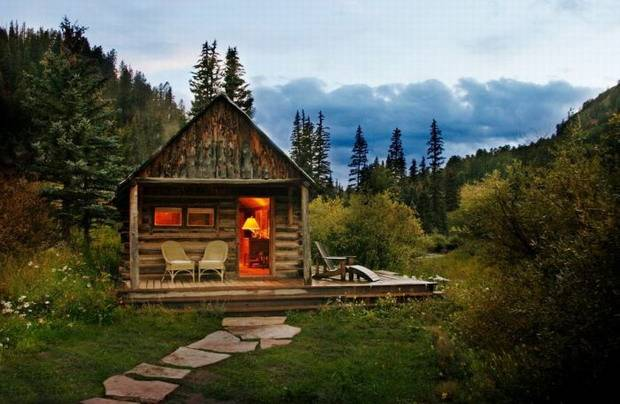
%> input picture data/data1.jpg, 620 x 404 px
$ octave --eval "result = edgedetection(imread('../data/data1.jpg'));"   (GNU Octave 9; MATLAB toolbox functions it lacks are replaced by stand-ins)
%> lines starting %> are read from the running program, lines starting %| are printed output that depends on the picture; in (x1, y1, x2, y2) boxes, pixels count from 0 and x2, y2 are one past the last pixel; in counts of white or black regions, pixels touching at a corner belong together; the program's own positions count from 1
### code/gaussianfilter.m
function [outim]=gaussianfilter(I)
sigma=1;
hsize=5*sigma;
h=fspecial('gaussian' ,hsize, sigma);
outim=imfilter(I,h);
end

### code/edgedetection.m
function [dog2]=edgedetection(I)
sigma=2;
hsize=sigma*5;
h=fspecial('gaussian', hsize, sigma);
g=fspecial('gaussian',hsize*1.2,sigma*1.3);
gauss1=imfilter(rgb2gray(I),h,'replicate');
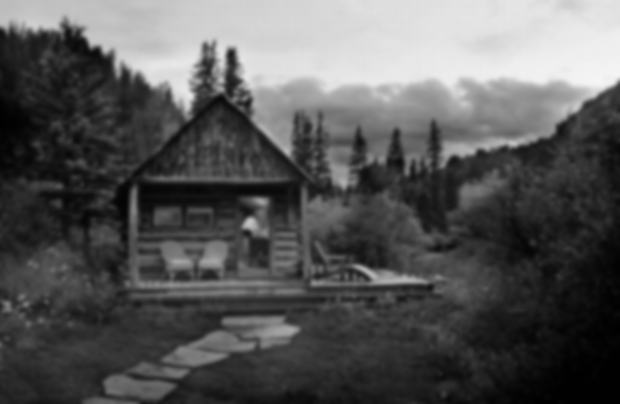
%> gauss1: size 404x620 uint8; min 0, max 245, mean 87.2
gauss2=imfilter(rgb2gray(I),g,'replicate');
I=gaussianfilter(I);
dog=gauss1-gauss2;
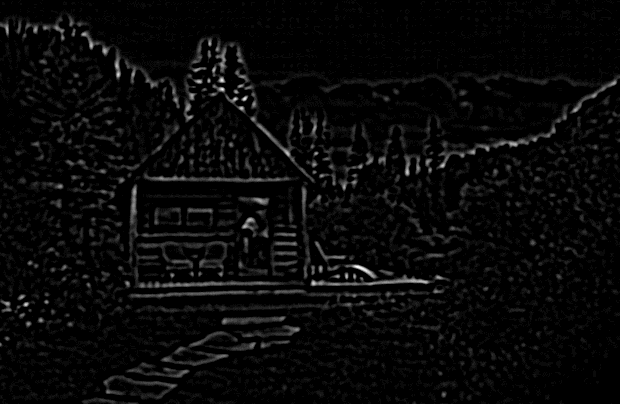
%> dog: size 404x620 uint8; min 0, max 22, mean 0.8; drawn with min black and max white
dog=dog.*rgb2gray(I);
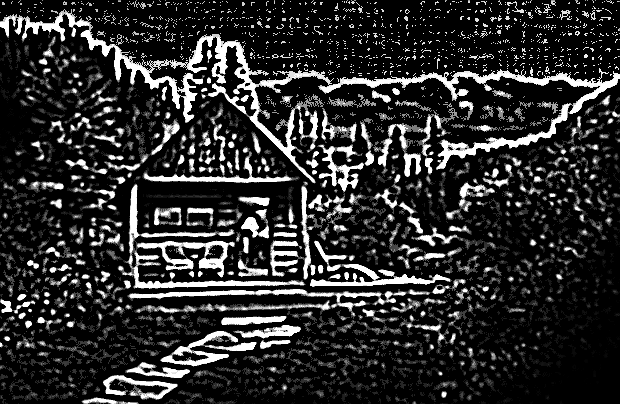
%> dog: size 404x620 uint8; min 0, max 255, mean 44.9
dog1=dog>200;
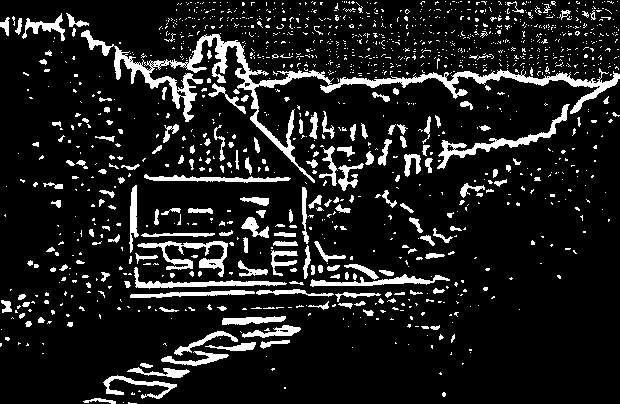
%> dog1: size 404x620 logical; 11.8% white; 1356 white regions (1165 under 20 px), largest, box (x1, y1, x2, y2) and area: (81, 30, 620, 183) 6473, (437, 104, 570, 169) 1076, (137, 241, 228, 277) 949
dog2=1-dog1;
end

$ run again, on data/data2.jpg
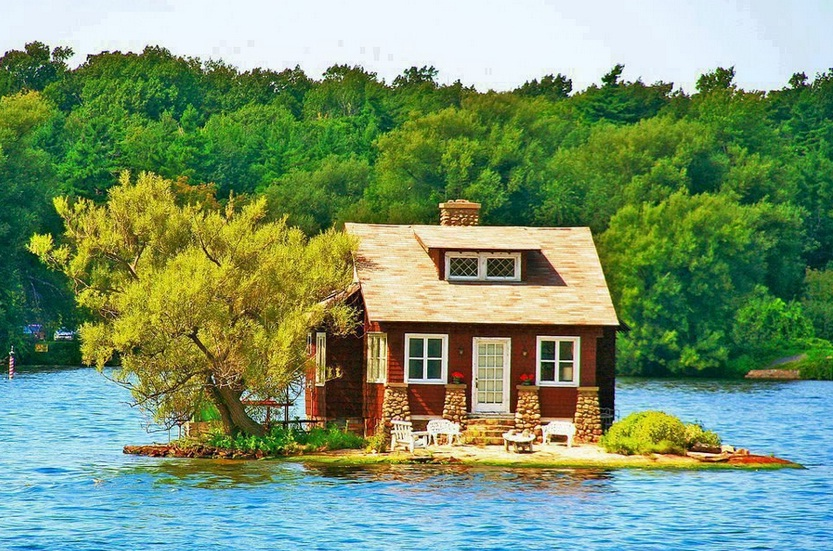
%> input picture data/data2.jpg, 833 x 551 px
%> in edgedetection, `gauss1=imfilter(rgb2gray(I),h,'replicate');`:
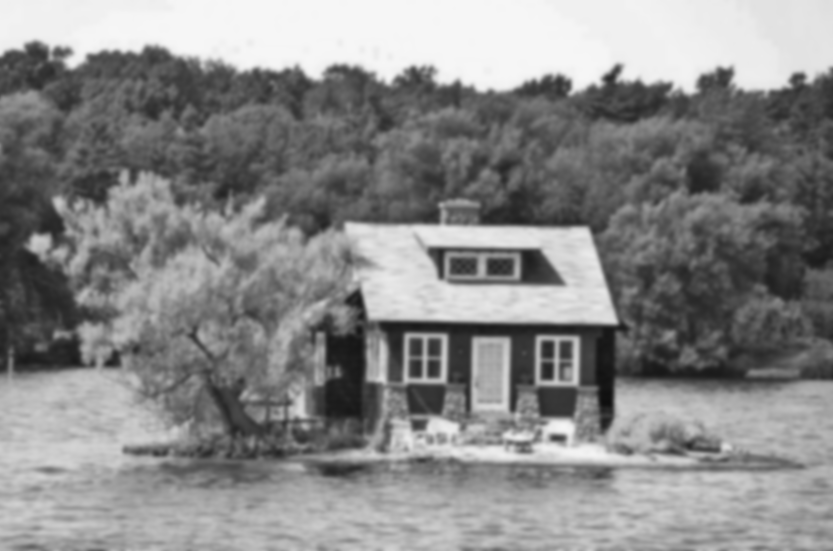
%> gauss1: size 551x833 uint8; min 15, max 246, mean 136.2
%> in edgedetection, `dog1=dog>200;`:
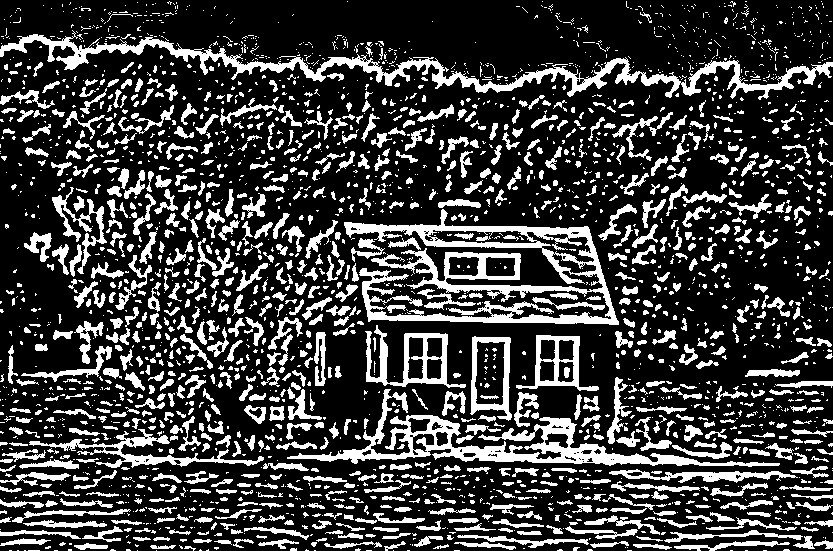
%> dog1: size 551x833 logical; 24.1% white; 2629 white regions (1730 under 20 px), largest, box (x1, y1, x2, y2) and area: (344, 209, 619, 325) 9999, (0, 30, 833, 100) 8162, (287, 389, 780, 467) 6747

$ run again, on data/data4.jpg
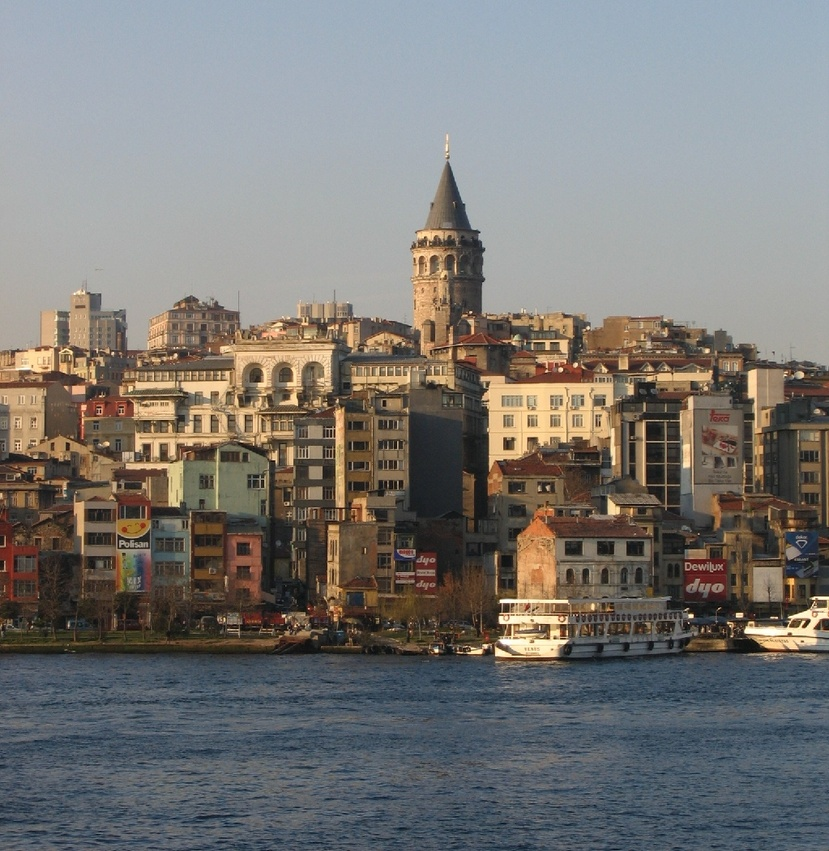
%> input picture data/data4.jpg, 829 x 851 px, shrunk from 1023 x 1050 before the run
%> in edgedetection, `dog=dog.*rgb2gray(I);`:
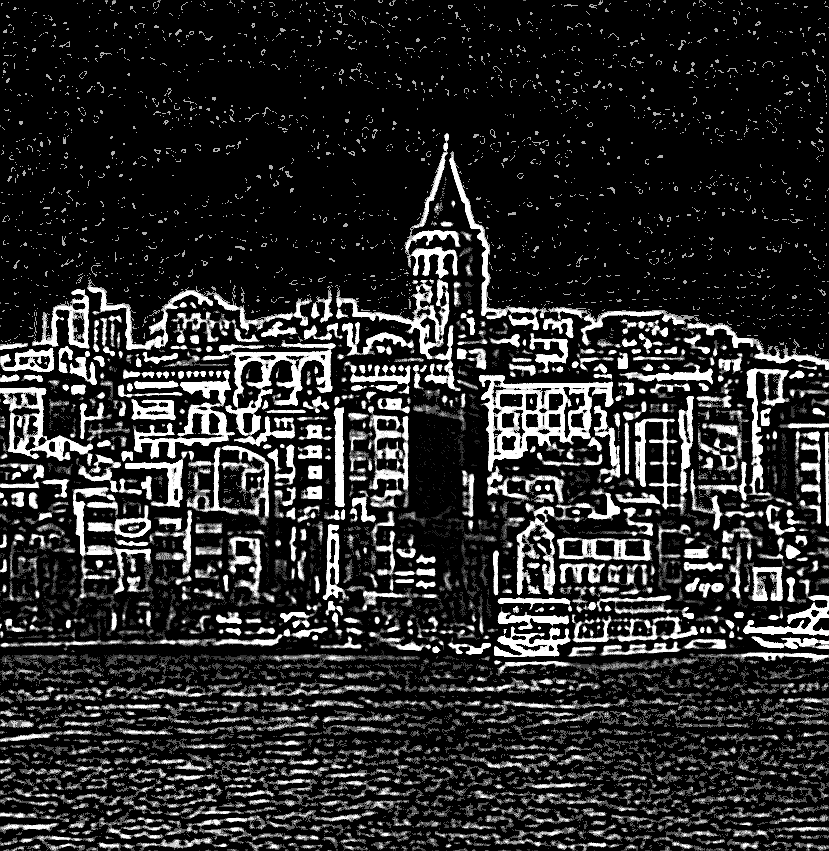
%> dog: size 851x829 uint8; min 0, max 255, mean 44
%> in edgedetection, `dog1=dog>200;`:
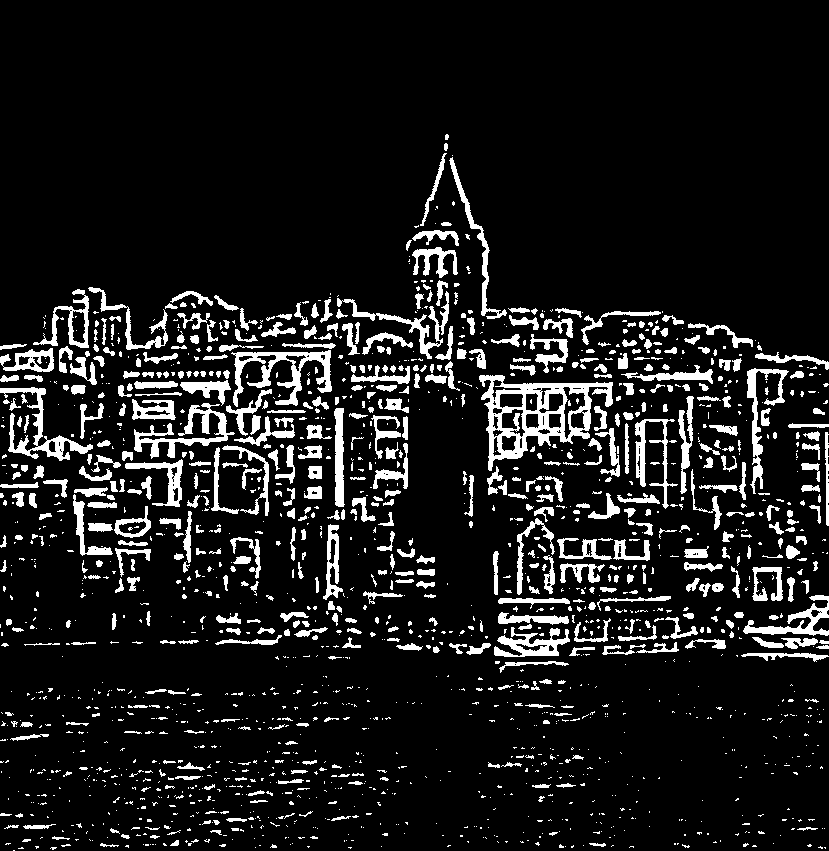
%> dog1: size 851x829 logical; 10.6% white; 1806 white regions (1232 under 20 px), largest, box (x1, y1, x2, y2) and area: (479, 375, 613, 471) 4310, (231, 350, 332, 407) 1937, (134, 403, 235, 459) 1539
